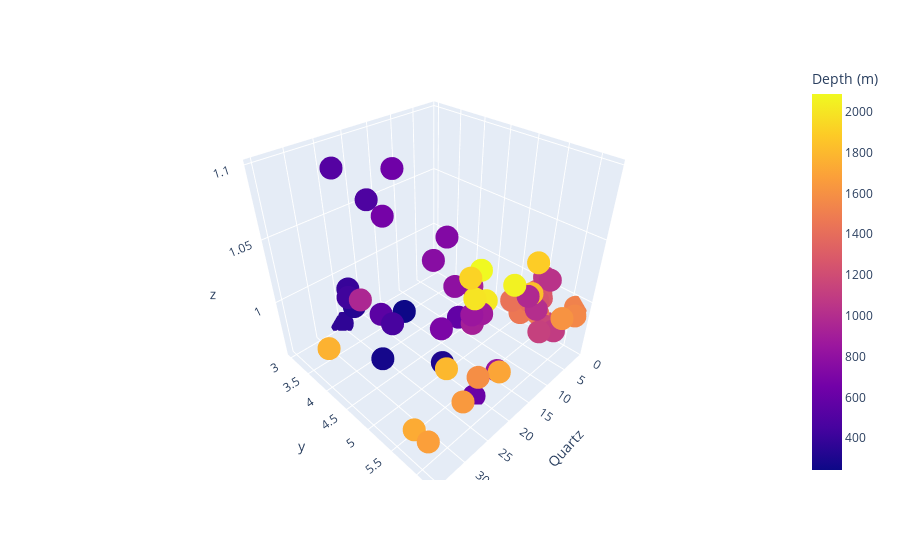

Write notebook code for a chart like this one.
### Code cell
import plotly.express as px

#['Quartz', 'Resistivty (ohm m)', 'Density (g/cc)']
fig = px.scatter_3d(data, x=data['Quartz'], y=np.log(data['Resistivty (ohm m)']), z=np.log(data['Density (g/cc)']),
                    color=data['Depth (m)'])
fig.show()
